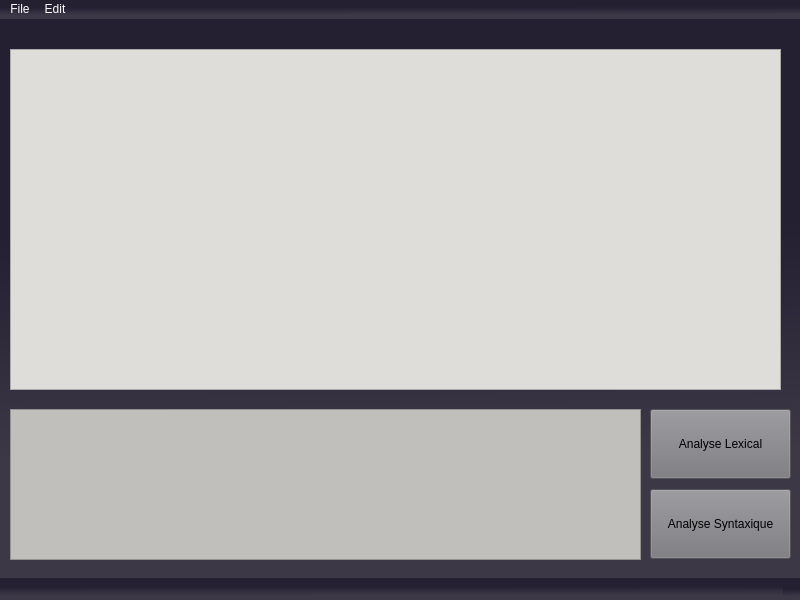
<?xml version="1.0" encoding="UTF-8"?>
<ui version="4.0">
 <class>MainWindow</class>
 <widget class="QMainWindow" name="MainWindow">
  <property name="geometry">
   <rect>
    <x>0</x>
    <y>0</y>
    <width>800</width>
    <height>600</height>
   </rect>
  </property>
  <property name="windowTitle">
   <string>MainWindow</string>
  </property>
  <property name="styleSheet">
   <string notr="true">background-color: qlineargradient(spread:reflect, x1:0, y1:0, x2:0.025, y2:1, stop:0.383085 rgba(36, 31, 49, 255), stop:0.791045 rgba(61, 56, 70, 255));
color: rgb(255, 255, 255);</string>
  </property>
  <widget class="QWidget" name="centralwidget">
   <widget class="QPushButton" name="lex_button">
    <property name="geometry">
     <rect>
      <x>650</x>
      <y>390</y>
      <width>141</width>
      <height>70</height>
     </rect>
    </property>
    <property name="styleSheet">
     <string notr="true">background-color: rgb(119, 118, 123);
color: rgb(0, 0, 0);</string>
    </property>
    <property name="text">
     <string>Analyse Lexical</string>
    </property>
   </widget>
   <widget class="QPushButton" name="synt_button">
    <property name="geometry">
     <rect>
      <x>650</x>
      <y>470</y>
      <width>141</width>
      <height>70</height>
     </rect>
    </property>
    <property name="styleSheet">
     <string notr="true">background-color: rgb(119, 118, 123);
color: rgb(0, 0, 0);</string>
    </property>
    <property name="text">
     <string>Analyse Syntaxique</string>
    </property>
   </widget>
   <widget class="QTextEdit" name="TInput">
    <property name="geometry">
     <rect>
      <x>10</x>
      <y>30</y>
      <width>771</width>
      <height>341</height>
     </rect>
    </property>
    <property name="styleSheet">
     <string notr="true">background-color: rgb(222, 221, 218);
color:black;
font: 75 12pt &quot;Ubuntu&quot;;

</string>
    </property>
   </widget>
   <widget class="QTextEdit" name="TOutput">
    <property name="geometry">
     <rect>
      <x>10</x>
      <y>390</y>
      <width>631</width>
      <height>151</height>
     </rect>
    </property>
    <property name="styleSheet">
     <string notr="true">background-color: rgb(192, 191, 188);
color:black;
font: 75 12pt &quot;Ubuntu&quot;;
</string>
    </property>
   </widget>
  </widget>
  <widget class="Menu" name="menubar">
   <property name="geometry">
    <rect>
     <x>0</x>
     <y>0</y>
     <width>800</width>
     <height>22</height>
    </rect>
   </property>
   <widget class="QMenu" name="menuFile">
    <property name="title">
     <string>File</string>
    </property>
    <addaction name="bar_newfile"/>
    <addaction name="bar_new_window"/>
    <addaction name="bar_openfile"/>
    <addaction name="bar_savefile"/>
   </widget>
   <widget class="QMenu" name="menuEdit">
    <property name="title">
     <string>Edit</string>
    </property>
    <addaction name="bar_copy"/>
    <addaction name="bar_paste"/>
    <addaction name="bar_cut"/>
   </widget>
   <addaction name="menuFile"/>
   <addaction name="menuEdit"/>
  </widget>
  <widget class="QStatusBar" name="statusbar"/>
  <action name="bar_newfile">
   <property name="text">
    <string>New File</string>
   </property>
  </action>
  <action name="bar_new_window">
   <property name="text">
    <string>New Window</string>
   </property>
  </action>
  <action name="bar_openfile">
   <property name="text">
    <string>Open File</string>
   </property>
  </action>
  <action name="bar_savefile">
   <property name="text">
    <string>Save File</string>
   </property>
  </action>
  <action name="bar_copy">
   <property name="text">
    <string>Copy</string>
   </property>
  </action>
  <action name="bar_paste">
   <property name="text">
    <string>Paste</string>
   </property>
  </action>
  <action name="bar_cut">
   <property name="text">
    <string>Cut</string>
   </property>
  </action>
 </widget>
 <customwidgets>
  <customwidget>
   <class>Menu</class>
   <extends>QMenuBar</extends>
   <header location="global">menu.h</header>
  </customwidget>
 </customwidgets>
 <resources/>
 <connections/>
</ui>
